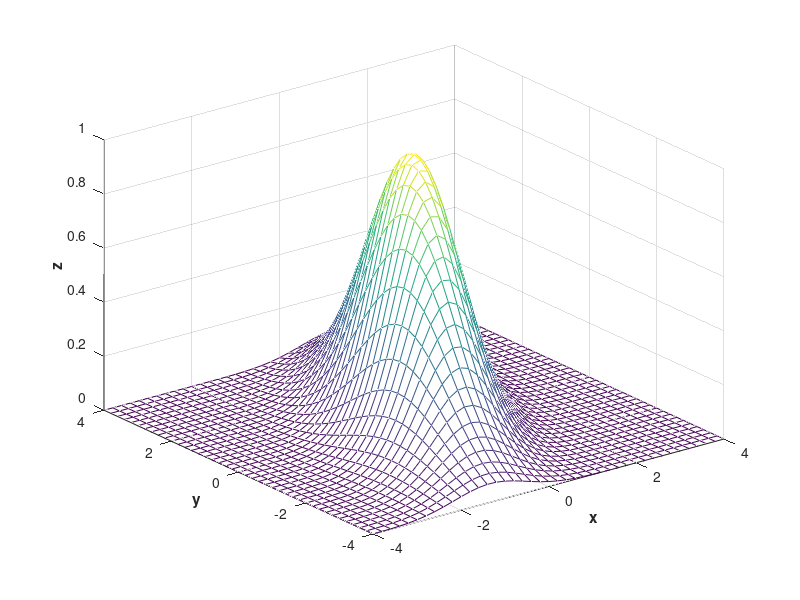

MATLAB code for this plot:
clc;
clear;
close all
[x,y]=meshgrid(-4:0.2:4);
z=exp(-0.5*(x.^2+0.5*(x-y).^2));
mesh(x,y,z);
xlabel('\bf x');
ylabel('\bf y');
zlabel('\bf z');